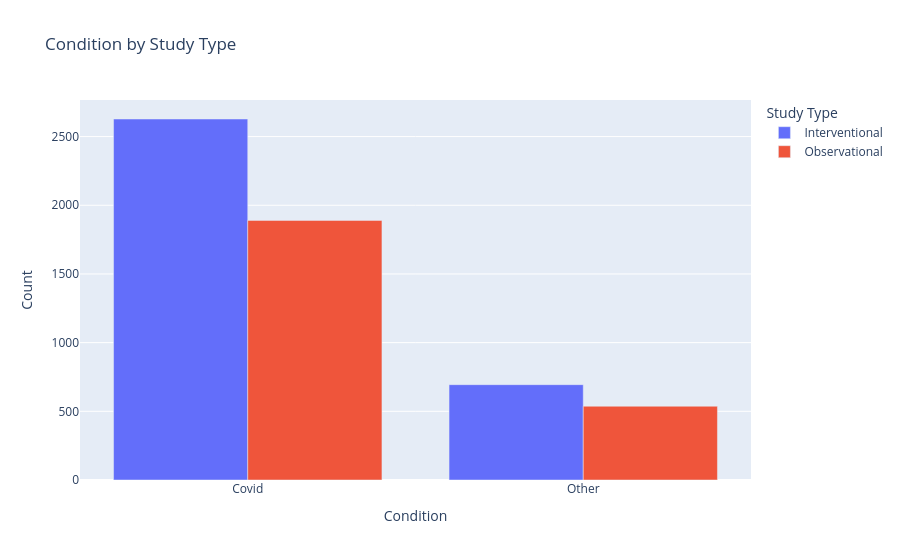

Notebook cell for this chart:
### Code cell
DF_CS = DF_cond[DF_cond['Study Type'].isin(['Observational', 'Interventional'])]
DF_CS = DF_CS.groupby(['Condition', 'Study Type']).size().reset_index(name='Count')

fig = px.bar(
    DF_CS,
    x='Condition',
    y='Count',
    color='Study Type',
    barmode='group',
    title='Condition by Study Type'
)

fig.show()

### Figure 1 — Plotly figure (JSON) as saved in the notebook; plotly's stock layout.template omitted (floating-point values rounded to 4 significant figures)
{"data": [{"alignmentgroup": "True", "hovertemplate": "Study Type=Interventional<br>Condition=%{x}<br>Count=%{y}<extra></extra>", "legendgroup": "Interventional", "marker": {"color": "#636efa", "pattern": {"shape": ""}}, "name": "Interventional", "offsetgroup": "Interventional", "orientation": "v", "showlegend": true, "textposition": "auto", "type": "bar", "x": ["Covid", "Other"], "xaxis": "x", "y": [2628, 694], "yaxis": "y"}, {"alignmentgroup": "True", "hovertemplate": "Study Type=Observational<br>Condition=%{x}<br>Count=%{y}<extra></extra>", "legendgroup": "Observational", "marker": {"color": "#EF553B", "pattern": {"shape": ""}}, "name": "Observational", "offsetgroup": "Observational", "orientation": "v", "showlegend": true, "textposition": "auto", "type": "bar", "x": ["Covid", "Other"], "xaxis": "x", "y": [1890, 537], "yaxis": "y"}], "layout": {"barmode": "group", "legend": {"title": {"text": "Study Type"}, "tracegroupgap": 0}, "title": {"text": "Condition by Study Type"}, "xaxis": {"anchor": "y", "domain": [0, 1], "title": {"text": "Condition"}}, "yaxis": {"anchor": "x", "domain": [0, 1], "title": {"text": "Count"}}}}
